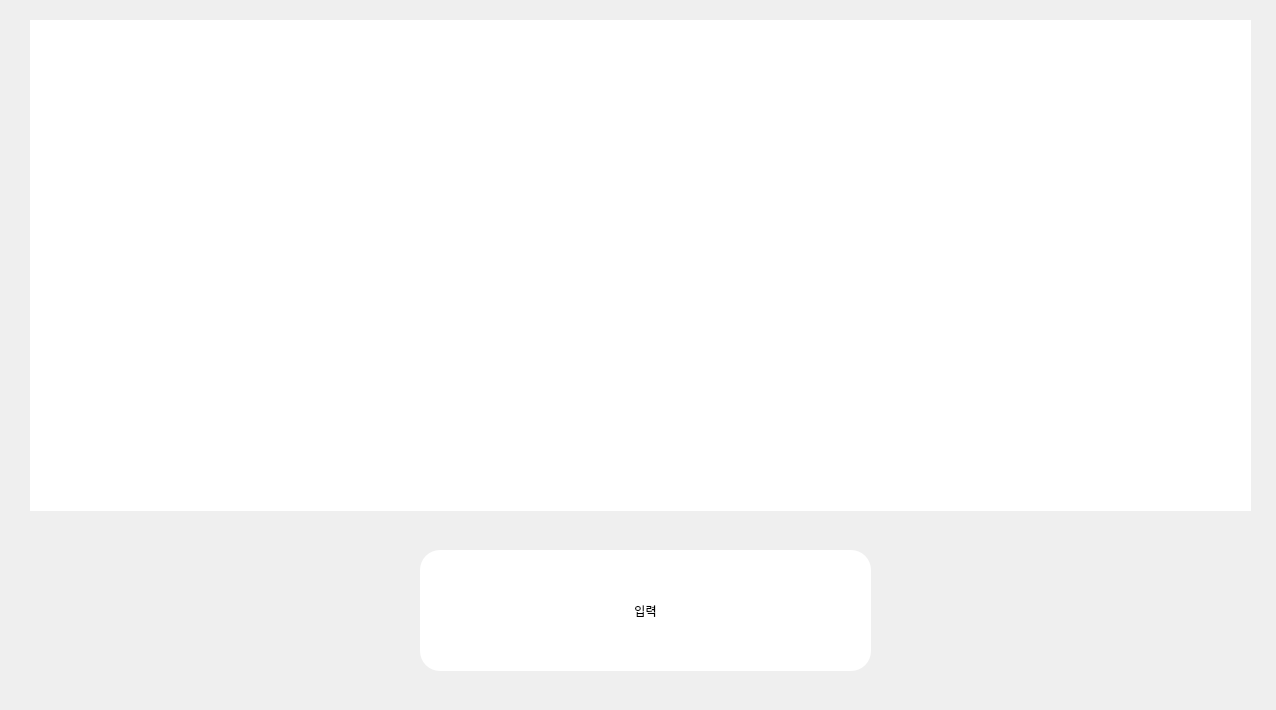
<?xml version="1.0" encoding="UTF-8"?>
<ui version="4.0">
 <class>textInput</class>
 <widget class="QWidget" name="textInput">
  <property name="geometry">
   <rect>
    <x>0</x>
    <y>0</y>
    <width>1276</width>
    <height>710</height>
   </rect>
  </property>
  <property name="font">
   <font>
    <family>나눔스퀘어_ac</family>
   </font>
  </property>
  <property name="windowTitle">
   <string>텍스트를 입력하세요</string>
  </property>
  <property name="windowOpacity">
   <double>1.000000000000000</double>
  </property>
  <widget class="QPushButton" name="textCheck">
   <property name="geometry">
    <rect>
     <x>420</x>
     <y>550</y>
     <width>451</width>
     <height>121</height>
    </rect>
   </property>
   <property name="styleSheet">
    <string notr="true">font: 20pt &quot;NanumSquare&quot;;
border:20px;
border-radius:20px;
background-color: rgb(255, 255, 255);
</string>
   </property>
   <property name="text">
    <string>입력</string>
   </property>
  </widget>
  <widget class="QTextEdit" name="textEdit">
   <property name="geometry">
    <rect>
     <x>30</x>
     <y>20</y>
     <width>1221</width>
     <height>491</height>
    </rect>
   </property>
   <property name="styleSheet">
    <string notr="true">font: 25pt &quot;NanumSquare&quot;;
border:20px;
background-color: rgb(255, 255, 255);
</string>
   </property>
   <property name="lineWidth">
    <number>1</number>
   </property>
  </widget>
 </widget>
 <resources/>
 <connections/>
</ui>
